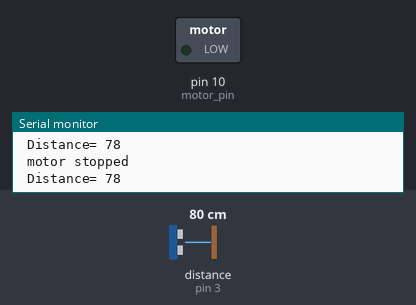
This sketch was run on a simulated Arduino Uno, built with avr-gcc and run on an emulated ATmega328P. On the bench: switched loads named in the sketch (green lamp = pin HIGH), the last lines printed to the serial monitor. Wiring (inferred from the names in the program): ultrasonic range finder: trigger pin 2; echo pin 3. The inputs (shaded band) are chosen by the test bench; at power-on: distance to the obstacle (sensor on pin 3) 80 cm. The echo pulse lasts 58.3 µs per cm; pins used as bus, display or sensor lines are not drawn.

Above: at 1.3 s.
1.4 s: distance to the obstacle (sensor on pin 3) set to 99 cm
2.9 s: distance to the obstacle (sensor on pin 3) set to 104 cm
At 4.0 s:
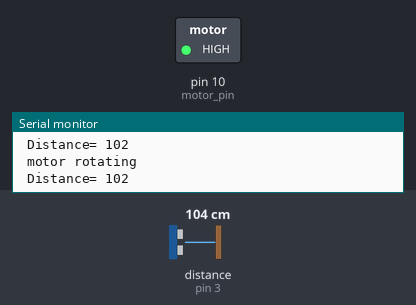
4.5 s: distance to the obstacle (sensor on pin 3) set to 18 cm
At 5.7 s:
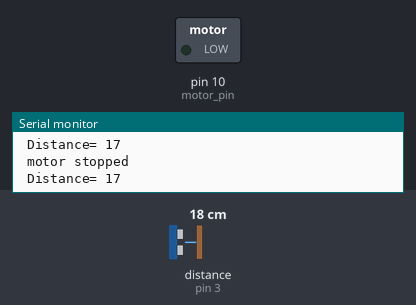
6.0 s: distance to the obstacle (sensor on pin 3) set to 120 cm
At 7.3 s:
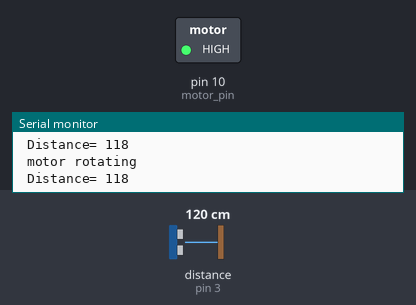
Timing chart, 0 to 8.5 s (numbered marks = the images above; inputs shaded):
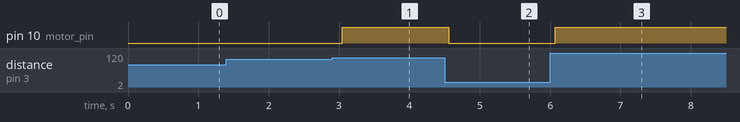

Measured:
- the behaviour switches between 101 and 102 cm on distance to the obstacle (sensor on pin 3) (found by bisection; images 0 and 1)
- after the input at 2.9 s, pin 10 (motor_pin): LOW → HIGH after 0.14 s
- after the input at 4.5 s, pin 10 (motor_pin): HIGH → LOW after 0.06 s
- after the input at 6.0 s, pin 10 (motor_pin): LOW → HIGH after 0.07 s

The sketch:

new.ino
```cpp
int trigger_pin = 2;
int echo_pin = 3;
int motor_pin = 10;
int time;
int distance;
void setup()
{
        Serial.begin (9600);
        pinMode (trigger_pin, OUTPUT);
        pinMode (echo_pin, INPUT);
        pinMode (motor_pin, OUTPUT);
}
void loop()
{
    digitalWrite (trigger_pin, HIGH);
    delayMicroseconds(10);
    digitalWrite (trigger_pin, LOW);
    time = pulseIn (echo_pin, HIGH);
    distance = (time * 0.034) / 2;

  if (distance >= 100)
        {
        Serial.println (" motor rotating ");
        Serial.print (" Distance= ");
        Serial.println (distance);
        digitalWrite (motor_pin, HIGH);
        delay (500);
        }
  else {
        Serial.println (" motor stopped ");
        Serial.print (" Distance= ");
        Serial.println (distance);
        digitalWrite (motor_pin, LOW);
        delay (500);
       }
}
```
